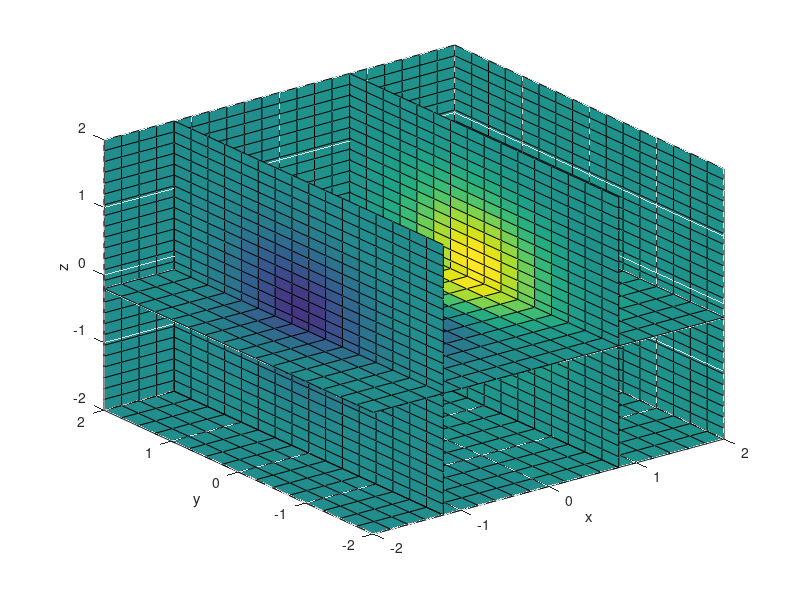

This chart was generated by the following MATLAB code:
%   Example: To visualize the function x*exp(-x^2-y^2-z^2) over the
%   range -2 < x < 2, -2 < y < 2, -2 < z < 2, 
clear
[x,y,z] = meshgrid(-2:.2:2, -2:.25:2, -2:.16:2);
v = x .* exp(-x.^2 - y.^2 - z.^2);
slice(x,y,z,v,[-1.2 .8 2],2,[-2 -.2])
xlabel('x');ylabel('y');zlabel('z');